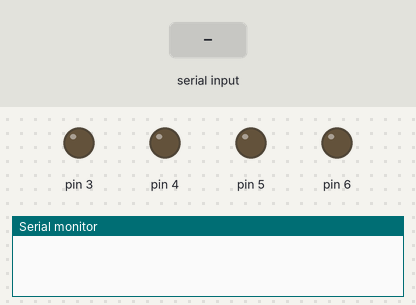
Simulated run of this sketch. Board: Arduino Uno, built with avr-gcc and run on an emulated ATmega328P. On the bench: output pins drawn as LEDs (lit = HIGH), the last lines printed to the serial monitor. Dashed ring = blinking. The test bench sets the inputs (shaded band).

Above: at 1.2 s.
1.3 s: "*show me Garba#" received over the second serial link
At 2.3 s:
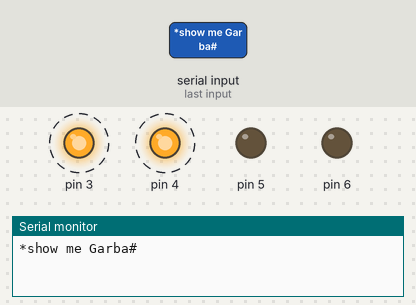
At 2.7 s:
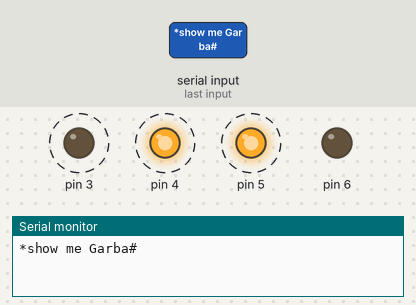
Timing chart, 0 to 10.3 s (numbered marks = the images above; inputs shaded):
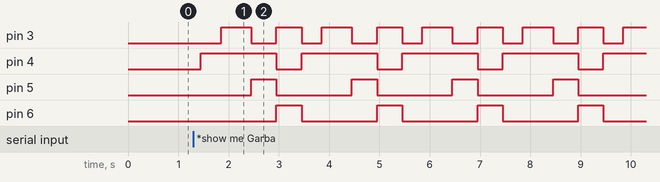

Measured:
- after the input at 1.3 s, pin 3: alternates HIGH for 0.55 s and LOW for 0.45 s, starting after 0.55 s; pin 4: alternates HIGH for 1.5 s and LOW for 0.50 s, starting after 0.15 s; pin 5: alternates HIGH for 0.50 s and LOW for 1.5 s, starting after 1.2 s; pin 6: alternates HIGH for 0.50 s and LOW for 1.5 s, starting after 1.7 s

The sketch:

VoiceControl_Robot.ino
```cpp
#include <SoftwareSerial.h>
SoftwareSerial BT(0, 1); //TX, RX respectively
String readvoice;
void setup() {
BT.begin(9600);
Serial.begin(9600);
pinMode(4, OUTPUT);
pinMode(3, OUTPUT);
pinMode(5, OUTPUT);
pinMode(6, OUTPUT);
}
void loop() {
while (BT.available()){  //Check if there is an available byte to read
delay(10); //Delay added to make thing stable
char c = BT.read(); //Conduct a serial read
readvoice += c; //build the string- "forward", "reverse", "left" and "right"
}
if (readvoice.length() > 0) {
Serial.println(readvoice);
if(readvoice == "* back #")
{
digitalWrite(3, HIGH);
digitalWrite (4, HIGH);

    digitalWrite(5,LOW);
    digitalWrite(6,LOW);
    delay(100);
  }
  else if(readvoice == "* forward #")
  {
    digitalWrite(3, LOW);
    digitalWrite(4, LOW);
    digitalWrite(5, HIGH);
    digitalWrite(6,HIGH);
    delay(100);
  }
   else if (readvoice == "*left#")
  {
    digitalWrite (3,HIGH);
    digitalWrite (4,LOW);
    digitalWrite (5,LOW);
    digitalWrite (6,LOW);
   delay (800);
      digitalWrite(3, HIGH);
    digitalWrite (4, HIGH);
    digitalWrite(5,LOW);
    digitalWrite(6,LOW);
    delay(100);
  }
   else if ( readvoice == "*right#")
 {


   digitalWrite (3, LOW);
   digitalWrite (4, HIGH);
   digitalWrite (5, LOW);
   digitalWrite (6, LOW);
   delay (800);
      digitalWrite(3, HIGH);
    digitalWrite (4, HIGH);
    digitalWrite(5,LOW);
    digitalWrite(6,LOW);
    delay(100);
 }
  else if (readvoice == "*show me Garba#")
 {
 digitalWrite (3, LOW);
   digitalWrite (4, HIGH);
   digitalWrite (5, LOW);
   digitalWrite (6, LOW);
   delay (400);
      digitalWrite(3, HIGH);
    digitalWrite (4, HIGH);
    digitalWrite(5,LOW);
    digitalWrite(6,LOW);
    delay(600);
    digitalWrite (3, LOW);
   digitalWrite (4, HIGH);
   digitalWrite (5, HIGH);
   digitalWrite (6, LOW);


   delay (500);
    digitalWrite (3, HIGH);
   digitalWrite (4, LOW);
   digitalWrite (5, LOW);
   digitalWrite (6, HIGH);
   delay (500);
digitalWrite (3, LOW);
   digitalWrite (4, HIGH);
   digitalWrite (5, LOW);
   digitalWrite (6, LOW);
   delay (400);
      digitalWrite(3, HIGH);
    digitalWrite (4, HIGH);
    digitalWrite(5,LOW);
    digitalWrite(6,LOW);
    delay(600);
     digitalWrite (3, LOW);
   digitalWrite (4, HIGH);
   digitalWrite (5, HIGH);
   digitalWrite (6, LOW);
   delay (500);
   digitalWrite (3, HIGH);
   digitalWrite (4, LOW);
   digitalWrite (5, LOW);
   digitalWrite (6, HIGH);
   delay (500);digitalWrite (3, LOW);
   digitalWrite (4, HIGH);


   digitalWrite (5, LOW);
   digitalWrite (6, LOW);
   delay (400);
      digitalWrite(3, HIGH);
    digitalWrite (4, HIGH);
    digitalWrite(5,LOW);
    digitalWrite(6,LOW);
    delay(600);
    digitalWrite (3, LOW);
   digitalWrite (4, HIGH);
   digitalWrite (5, HIGH);
   digitalWrite (6, LOW);
   delay (500);
   digitalWrite (3, HIGH);
   digitalWrite (4, LOW);
   digitalWrite (5, LOW);
   digitalWrite (6, HIGH);
   delay (500);digitalWrite (3, LOW);
   digitalWrite (4, HIGH);
   digitalWrite (5, LOW);
   digitalWrite (6, LOW);
   delay (400);
      digitalWrite(3, HIGH);
    digitalWrite (4, HIGH);
    digitalWrite(5,LOW);
    digitalWrite(6,LOW);
    delay(600);


    digitalWrite (3, LOW);
   digitalWrite (4, HIGH);
   digitalWrite (5, HIGH);
   digitalWrite (6, LOW);
   delay (500);
   digitalWrite (3, HIGH);
   digitalWrite (4, LOW);
   digitalWrite (5, LOW);
   digitalWrite (6, HIGH);
   delay (500);digitalWrite (3, LOW);
   digitalWrite (4, HIGH);
   digitalWrite (5, LOW);
   digitalWrite (6, LOW);
   delay (400);
      digitalWrite(3, HIGH);
    digitalWrite (4, HIGH);
    digitalWrite(5,LOW);
    digitalWrite(6,LOW);
    delay(600);
    digitalWrite (3, LOW);
   digitalWrite (4, HIGH);
   digitalWrite (5, HIGH);
   digitalWrite (6, LOW);
   delay (500);
   digitalWrite (3, HIGH);
   digitalWrite (4, LOW);
   digitalWrite (5, LOW);


   digitalWrite (6, HIGH);
   delay (500);digitalWrite (3, LOW);
   digitalWrite (4, HIGH);
   digitalWrite (5, LOW);
   digitalWrite (6, LOW);
   delay (400);
      digitalWrite(3, HIGH);
    digitalWrite (4, HIGH);
    digitalWrite(5,LOW);
    digitalWrite(6,LOW);
    delay(600);
    digitalWrite (3, LOW);
   digitalWrite (4, HIGH);
   digitalWrite (5, HIGH);
   digitalWrite (6, LOW);
   delay (500);
   digitalWrite (3, HIGH);
   digitalWrite (4, LOW);
   digitalWrite (5, LOW);
   digitalWrite (6, HIGH);
   delay (500);digitalWrite (3, LOW);
   digitalWrite (4, HIGH);
   digitalWrite (5, LOW);
   digitalWrite (6, LOW);
   delay (400);
      digitalWrite(3, HIGH);
    digitalWrite (4, HIGH);


    digitalWrite(5,LOW);
    digitalWrite(6,LOW);
    delay(600);
    digitalWrite (3, LOW);
   digitalWrite (4, HIGH);
   digitalWrite (5, HIGH);
   digitalWrite (6, LOW);
   delay (500);
   digitalWrite (3, HIGH);
   digitalWrite (4, LOW);
   digitalWrite (5, LOW);
   digitalWrite (6, HIGH);
   delay (500);digitalWrite (3, LOW);
   digitalWrite (4, HIGH);
   digitalWrite (5, LOW);
   digitalWrite (6, LOW);
   delay (400);
      digitalWrite(3, HIGH);
    digitalWrite (4, HIGH);
    digitalWrite(5,LOW);
    digitalWrite(6,LOW);
    delay(600);
    digitalWrite (3, LOW);
   digitalWrite (4, HIGH);
   digitalWrite (5, HIGH);
   digitalWrite (6, LOW);
   delay (500);
digitalWrite (3, HIGH);
digitalWrite (4, LOW);
digitalWrite (5, LOW);
digitalWrite (6, HIGH);
delay (500);
}
readvoice="";}} //Reset the variable
```
